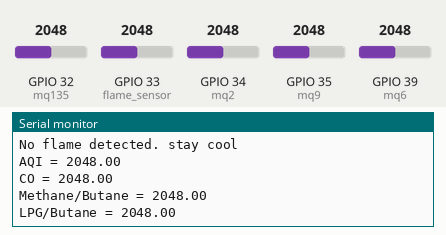
This sketch was run on a simulated ESP32. Parts: the last lines printed to the serial monitor. Inputs (shaded band) come from the test bench; at power-on: GPIO 33 (flame_sensor) = 2048, GPIO 32 (mq135) = 2048, GPIO 34 (mq2) = 2048, GPIO 35 (mq9) = 2048, GPIO 39 (mq6) = 2048.

Above: at 1.2 s.
1.3 s: GPIO 33 (flame_sensor) set to 1960
At 2.3 s:
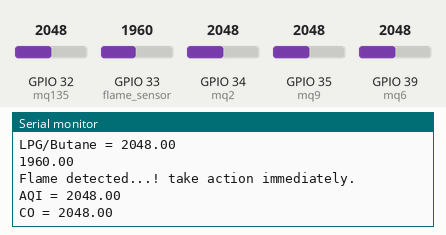
2.8 s: GPIO 32 (mq135) set to 1960
At 3.5 s:
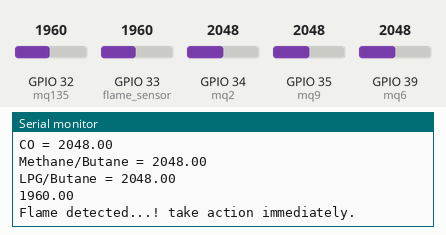

The sketch:

fire_sensor.ino
```cpp
int flame_sensor = 33;
int mq135=32;
int mq9=35;
int mq2=34;
int mq6=39;

float flame_detected=0;
float aqi=0;
float co=0;
float met_but=0;
float lpg_but=0;

void setup()
{
  Serial.begin(115200);
  pinMode(flame_sensor, INPUT);
  pinMode(mq135, INPUT);
  pinMode(mq9, INPUT);
  pinMode(mq2, INPUT);
  pinMode(mq6, INPUT);
}

void loop()
{
  flame_detected = analogRead(flame_sensor);
  Serial.println(flame_detected);
  if (flame_detected < 2000)
  {
    Serial.println("Flame detected...! take action immediately.");
  }
  else
  {
    Serial.println("No flame detected. stay cool");
  }

  aqi = analogRead(mq135);
  co = analogRead(mq9);
  met_but = analogRead(mq2);
  lpg_but = analogRead(mq6);

  Serial.print("AQI = ");
  Serial.println(aqi);
  Serial.print("CO = ");
  Serial.println(co);
  Serial.print("Methane/Butane = ");
  Serial.println(met_but);
  Serial.print("LPG/Butane = ");
  Serial.println(lpg_but);
}
```

Measured:
- after the input at 1.3 s, the serial monitor: prints a new line at once (image 1)
- after the input at 2.8 s, the serial monitor: prints a new line at once (image 2)
